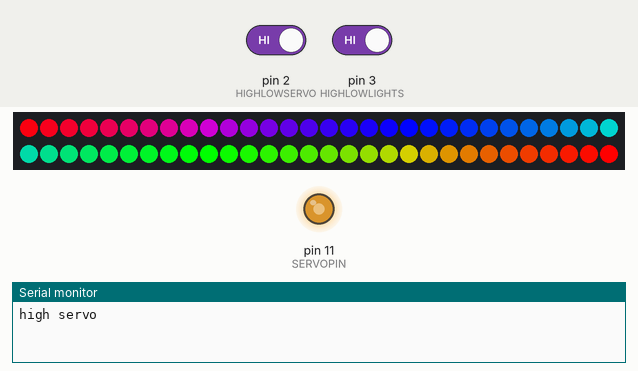
The sketch below on a simulated Arduino Uno, built with avr-gcc and run on an emulated ATmega328P. Shown: 60 RGB LEDs in strip order, left to right, continuing on the next row, output pins drawn as LEDs (lit = HIGH), the last lines printed to the serial monitor. The inputs (shaded band) are chosen by the test bench; at power-on: pin 2 (HIGHLOWSERVO) HIGH, pin 3 (HIGHLOWLIGHTS) HIGH. Random numbers use the default seed unless the sketch sets one.

Above: at 18.0 s.
18.1 s: pin 2 (HIGHLOWSERVO) driven LOW
At 22.8 s:
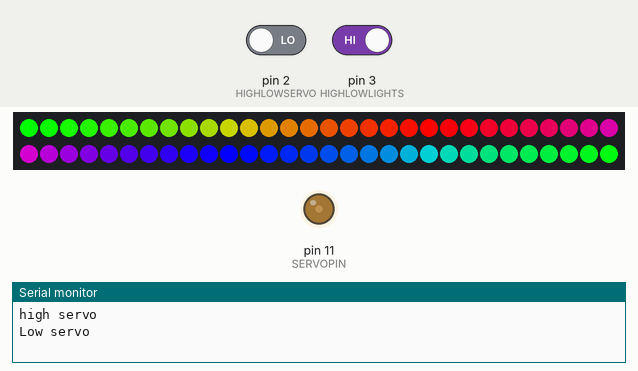
39.5 s: pin 2 (HIGHLOWSERVO) driven LOW and pin 3 (HIGHLOWLIGHTS) driven LOW
53.4 s: pin 3 (HIGHLOWLIGHTS) driven HIGH
At 54.06 s:
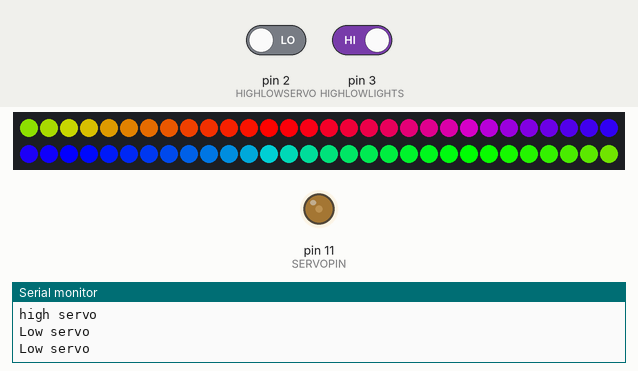
60.9 s: pin 2 (HIGHLOWSERVO) driven HIGH and pin 3 (HIGHLOWLIGHTS) driven LOW
At 66.7 s:
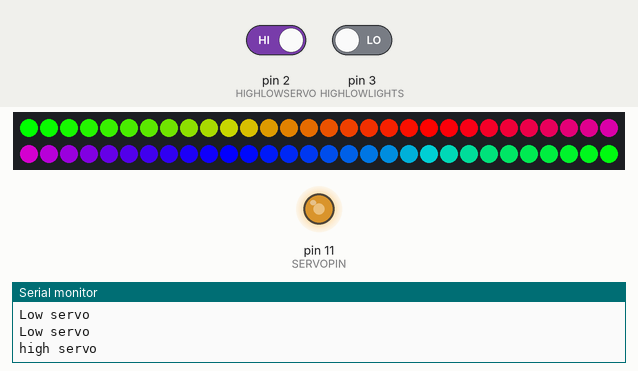
74.8 s: pin 2 (HIGHLOWSERVO) driven LOW
At 75.7 s:
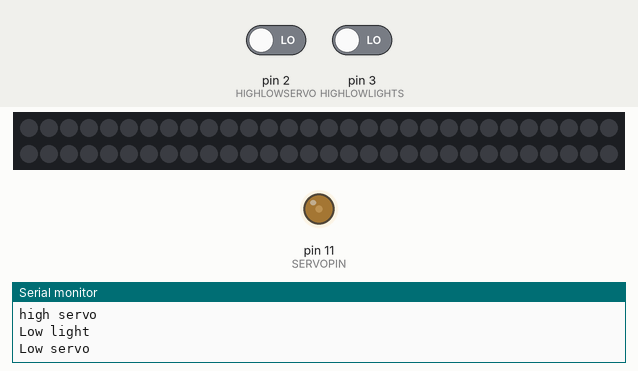
Timing chart, 0 to 77.8 s (numbered marks = the images above; inputs shaded):
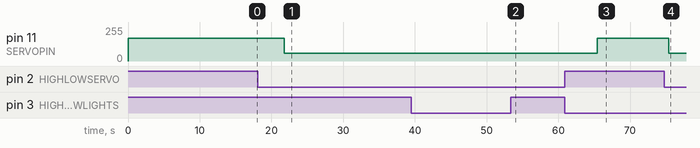

Measured:
- after the input at 18.1 s, pin 11 (SERVOPIN): 170/255 → 60/255 after 3.7 s
- after the input at 60.9 s, pin 11 (SERVOPIN): 60/255 → 170/255 after 4.5 s
- after the input at 74.8 s, pin 11 (SERVOPIN): 170/255 → 60/255 after 0.61 s

The sketch:

JacketUno.ino
```cpp
//For uno with JACKET
#include <Adafruit_NeoPixel.h>

#define SERVOABSMIN  60 // this is the 'minimum' pulse length count (out of 4096)
#define SERVOABSMAX  250 // Not sure about this
#define SERVOMIDDLE 128
#define SERVOPIN  11 // the pin
#define JMIN 60
#define JMAX 170
#define HIGHLOWSERVO 2
#define HIGHLOWLIGHTS 3

#define Pixels 60
#define STARTPIXEL 0

float redStates[Pixels];
float blueStates[Pixels];
float greenStates[Pixels];
float fadeRate = 0.96;

#define PIN 5   //the Xadow Duino used DIN/D5/PC6 to control the WS2812b

Adafruit_NeoPixel strip = Adafruit_NeoPixel(60, PIN, NEO_GRB + NEO_KHZ800);

void setup() {
  // put your setup code here, to run once:
  Serial.begin(9600);
    // make the pushbutton's pin an input:
    pinMode(HIGHLOWLIGHTS, INPUT);
    pinMode(HIGHLOWSERVO, INPUT);

    // put your setup code here, to run once:
    pinMode(SERVOPIN, OUTPUT);
    pinMode(PIN, OUTPUT);

    analogWrite(SERVOPIN, JMIN);

    strip.begin();
    strip.show(); // Initialize all pixels to 'off'

   for(uint16_t l = 0; l < Pixels; l++) {
    redStates[l] = 0;
    greenStates[l] = 0;
    blueStates[l] = 0;
  }
}

void loop() {
  if(digitalRead(HIGHLOWSERVO)==0){
    Serial.println("Low servo");
    analogWrite(SERVOPIN, JMIN);
    delay(10000);
  }
  if(digitalRead(HIGHLOWSERVO)==1){
    Serial.println("high servo");
    analogWrite(SERVOPIN, JMAX);
    delay(10000);
  }
  if(digitalRead(HIGHLOWLIGHTS)==0){
    Serial.println("Low light");
    pixoff();
  }
  if(digitalRead(HIGHLOWLIGHTS)==1){
    strip.setBrightness(255);
    rainbowCycle(5);
    //twinkle();
  }


}


void pixoff(){
   uint16_t n = strip.numPixels();
   for(int i=STARTPIXEL; i<n; i++){
     strip.setPixelColor(i, 0, 0, 0);
     //strip.begin();
     strip.setBrightness(0);
   }
   strip.show();
 }

// Slightly different, this makes the rainbow equally distributed throughout
void rainbowCycle(uint8_t wait) {
  uint16_t i, j;

  for(j=0; j<256*5; j++) { // 5 cycles of all colors on wheel
    for(i=STARTPIXEL; i< strip.numPixels(); i++) {
      strip.setPixelColor(i, Wheel(((i * 256 / strip.numPixels()) + j) & 255));
    }
    strip.show();
    delay(wait);
  }
}

// Input a value 0 to 255 to get a color value.
// The colours are a transition r - g - b - back to r.
uint32_t Wheel(byte WheelPos) {
  if(WheelPos < 85) {
   return strip.Color(WheelPos * 3, 255 - WheelPos * 3, 0);
  } else if(WheelPos < 170) {
   WheelPos -= 85;
   return strip.Color(255 - WheelPos * 3, 0, WheelPos * 3);
  } else {
   WheelPos -= 170;
   return strip.Color(0, WheelPos * 3, 255 - WheelPos * 3);
  }
}
```

Twinkle.ino
```cpp
void twinkle(){
   if (random(20) == 1) {
      uint16_t i = random(Pixels);
      if (redStates[i] < 1 && greenStates[i] < 1 && blueStates[i] < 1) {
        redStates[i] = random(256);
        greenStates[i] = random(256);
        blueStates[i] = random(256);
      }
    }

    for(uint16_t l = 0; l < Pixels; l++) {
      if (redStates[l] > 1 || greenStates[l] > 1 || blueStates[l] > 1) {
        strip.setPixelColor(l, redStates[l], greenStates[l], blueStates[l]);

        if (redStates[l] > 1) {
          redStates[l] = redStates[l] * fadeRate;
        } else {
          redStates[l] = 0;
        }

        if (greenStates[l] > 1) {
          greenStates[l] = greenStates[l] * fadeRate;
        } else {
          greenStates[l] = 0;
        }

        if (blueStates[l] > 1) {
          blueStates[l] = blueStates[l] * fadeRate;
        } else {
          blueStates[l] = 0;
        }

      } else {
        strip.setPixelColor(l, 0, 0, 0);
      }
    }
    strip.show();
    delay(10);
}
```
